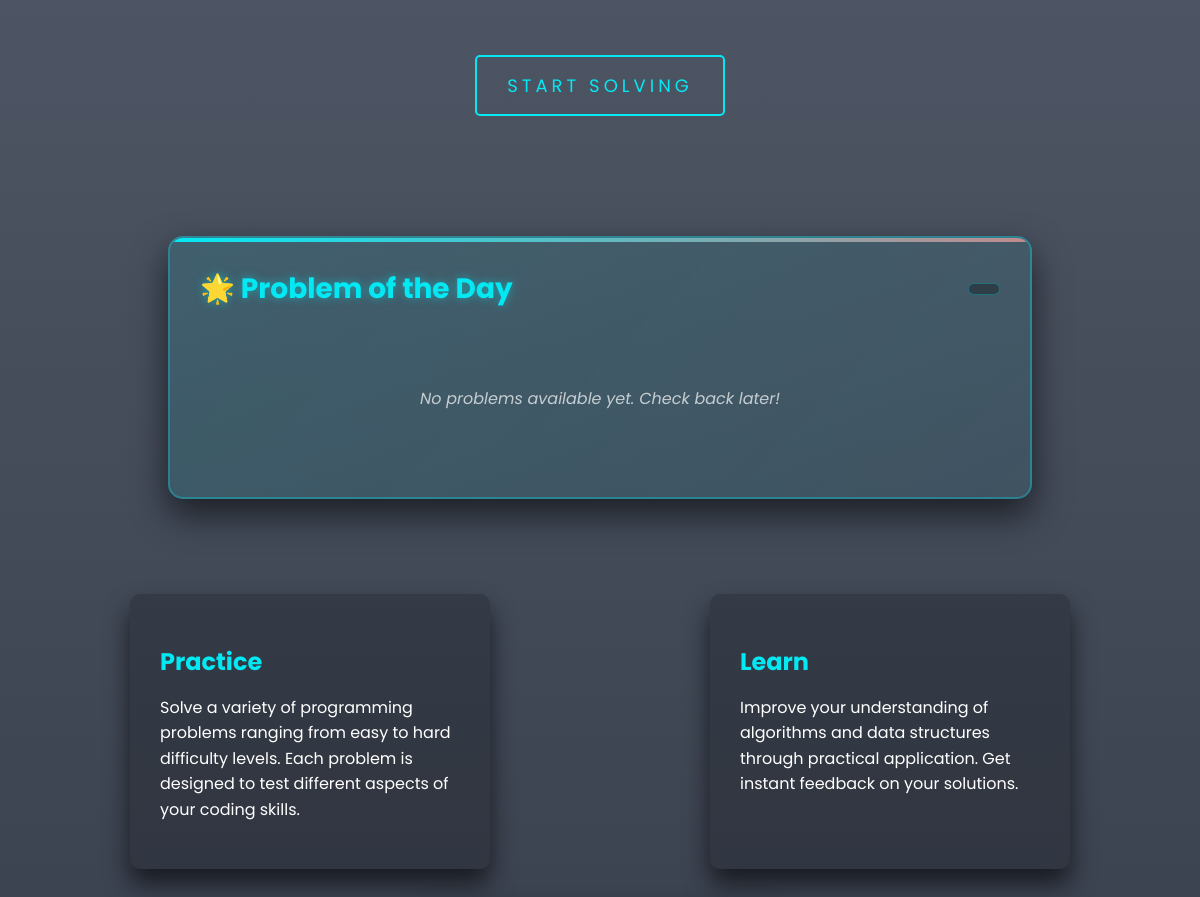
The app's page /problems/ (middle part), older data.
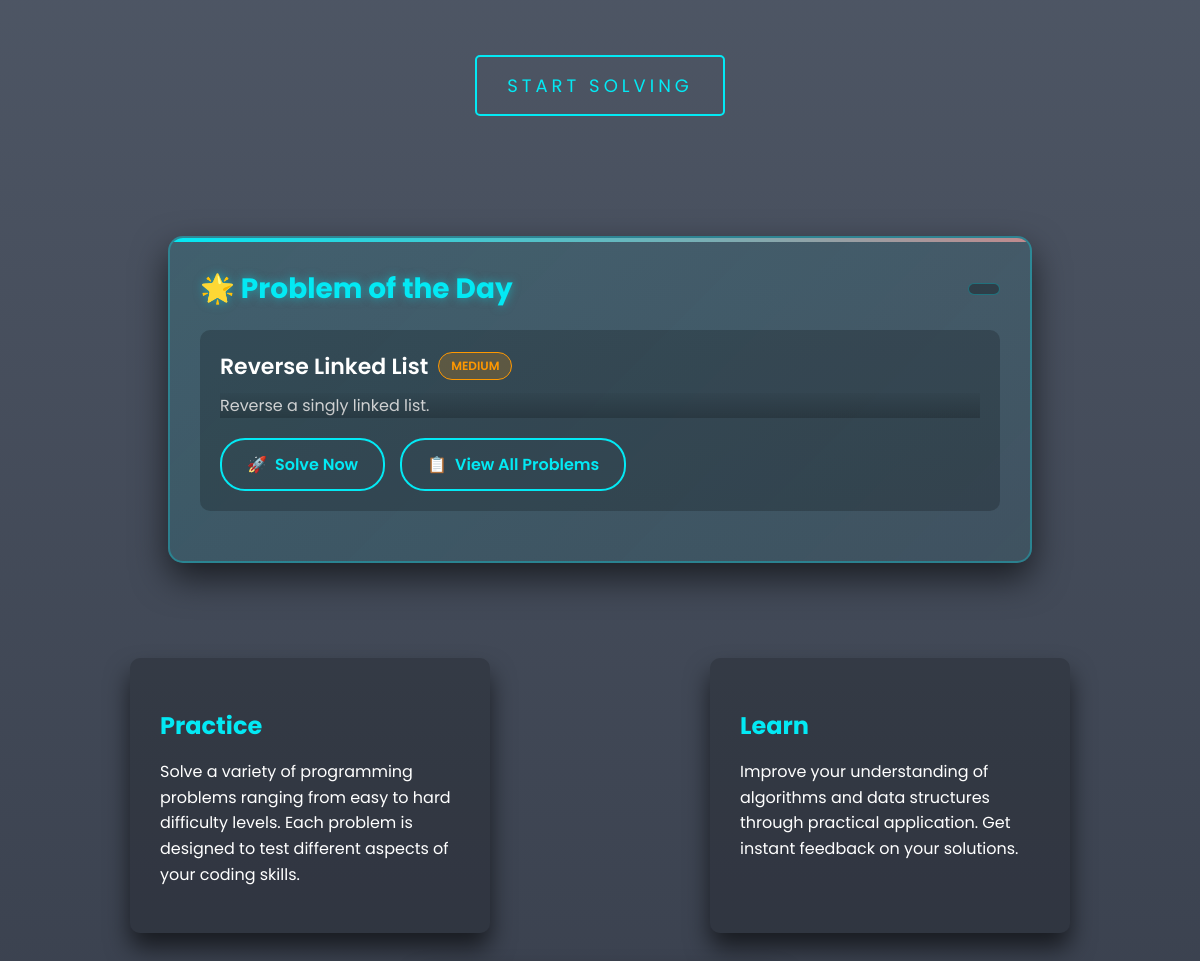
The same page, newer data.
### problems/models.py (models this page shows, shortened)
class Problem(models.Model):
    title = models.CharField(max_length=200)
    description = models.TextField()
    difficulty = models.CharField(max_length=50)

### problems/views.py (the view)
# urls.py: path('', views.home_page, name='home-page'),
def home_page(request):
    top_users = User.objects.annotate(
        solved_count=Count(
            'submissions__problem',
            filter=Q(submissions__is_correct=True),
            distinct=True
        )
    ).order_by('-solved_count')[:5]
    problem_of_the_day = get_problem_of_the_day()
    user_solved_potd = False
    if request.user.is_authenticated and problem_of_the_day:
        user_solved_potd = CodeSubmission.objects.filter(
            user=request.user,
            problem=problem_of_the_day,
            is_correct=True
        ).exists()
    return render(request, 'homepage.html', {
        'top_users': top_users,
        'problem_of_the_day': problem_of_the_day,
        'user_solved_potd': user_solved_potd
    })

### problems/views.py (called while the page is built)
def get_problem_of_the_day():
    problems = Problem.objects.all()
    if not problems.exists():
        return None
    today = date.today()
    seed = today.year * 10000 + today.month * 100 + today.day
    random.seed(seed)
    problem_index = random.randint(0, problems.count() - 1)
    return problems[problem_index]

### problems/templates/homepage.html (shortened to what this page needs)
{% load static %}
<!DOCTYPE html>
<html lang="en">
<head>
    <link rel="stylesheet" href="{% static 'homepage.css' %}">
</head>
<body>
    <div class="hero-section">
        <a href="{% url 'problem-list' %}" class="btn">Start Solving</a>
    </div>
    <div class="problem-of-the-day">
        <div class="potd-header">
            <h2 class="potd-title">🌟 Problem of the Day</h2>
            <div class="potd-date">{{ "now"|date:"F j, Y" }}</div>
        </div>
        {% if problem_of_the_day %}
            <div class="potd-problem">
                <div class="potd-problem-title">
                    {{ problem_of_the_day.title }}
                    <span class="difficulty-badge difficulty-{{ problem_of_the_day.difficulty|lower }}">
                        {{ problem_of_the_day.difficulty }}
                    </span>
                </div>
                <div class="potd-description">
                    {{ problem_of_the_day.description|truncatewords:30|safe }}
                </div>
                <div class="potd-actions">
                    {% if user_solved_potd %}
                        <div class="solved-indicator">
                            <span>✅</span>
                            <span>Already Solved!</span>
                        </div>
                        <a href="{% url 'problem-detail' problem_of_the_day.id %}" class="potd-btn solved">
                            <span>🔄</span>
                            Solve Again
                        </a>
                    {% else %}
                        <a href="{% url 'problem-detail' problem_of_the_day.id %}" class="potd-btn">
                            <span>🚀</span>
                            Solve Now
                        </a>
                    {% endif %}
                    <a href="{% url 'problem-list' %}" class="potd-btn">
                        <span>📋</span>
                        View All Problems
                    </a>
                </div>
            </div>
        {% else %}
            <div class="no-problem-message">
                <p>No problems available yet. Check back later!</p>
            </div>
        {% endif %}
    </div>
    <div class="features-section">
        <div class="feature-card">
            <h2 class="feature-title">Practice</h2>
            <p class="feature-description">
                Solve a variety of programming problems ranging from easy to hard difficulty levels.
                Each problem is designed to test different aspects of your coding skills.
            </p>
        </div>
        <div class="feature-card">
            <h2 class="feature-title">Learn</h2>
            <p class="feature-description">
                Improve your understanding of algorithms and data structures through practical application.
                Get instant feedback on your solutions.
            </p>
        </div>
    </div>
</body>
</html>

Row changes from the older to the newer data that the page shows:
added Problem: title "Reverse Linked List", difficulty "MEDIUM", description "Reverse a singly linked list."
Text that changed along with them:
text no longer shown: "No problems available yet. Check back later!"
text now shown: "🚀 Solve Now 📋 View All Problems"
